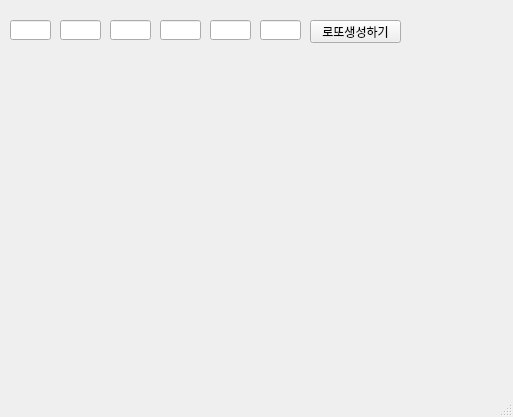
<?xml version="1.0" encoding="UTF-8"?>
<ui version="4.0">
 <class>PushButton</class>
 <widget class="QMainWindow" name="PushButton">
  <property name="geometry">
   <rect>
    <x>0</x>
    <y>0</y>
    <width>513</width>
    <height>417</height>
   </rect>
  </property>
  <property name="windowTitle">
   <string>MainWindow</string>
  </property>
  <widget class="QWidget" name="centralwidget">
   <widget class="QLineEdit" name="le1">
    <property name="geometry">
     <rect>
      <x>10</x>
      <y>20</y>
      <width>41</width>
      <height>20</height>
     </rect>
    </property>
   </widget>
   <widget class="QLineEdit" name="le2">
    <property name="geometry">
     <rect>
      <x>60</x>
      <y>20</y>
      <width>41</width>
      <height>20</height>
     </rect>
    </property>
   </widget>
   <widget class="QLineEdit" name="le3">
    <property name="geometry">
     <rect>
      <x>110</x>
      <y>20</y>
      <width>41</width>
      <height>20</height>
     </rect>
    </property>
   </widget>
   <widget class="QLineEdit" name="le4">
    <property name="geometry">
     <rect>
      <x>160</x>
      <y>20</y>
      <width>41</width>
      <height>20</height>
     </rect>
    </property>
   </widget>
   <widget class="QLineEdit" name="le5">
    <property name="geometry">
     <rect>
      <x>210</x>
      <y>20</y>
      <width>41</width>
      <height>20</height>
     </rect>
    </property>
   </widget>
   <widget class="QLineEdit" name="le6">
    <property name="geometry">
     <rect>
      <x>260</x>
      <y>20</y>
      <width>41</width>
      <height>20</height>
     </rect>
    </property>
   </widget>
   <widget class="QPushButton" name="pb">
    <property name="geometry">
     <rect>
      <x>310</x>
      <y>20</y>
      <width>91</width>
      <height>23</height>
     </rect>
    </property>
    <property name="text">
     <string>로또생성하기</string>
    </property>
   </widget>
  </widget>
  <widget class="QMenuBar" name="menubar">
   <property name="geometry">
    <rect>
     <x>0</x>
     <y>0</y>
     <width>513</width>
     <height>21</height>
    </rect>
   </property>
  </widget>
  <widget class="QStatusBar" name="statusbar"/>
 </widget>
 <resources/>
 <connections/>
 <slots>
  <slot>click()</slot>
 </slots>
</ui>
